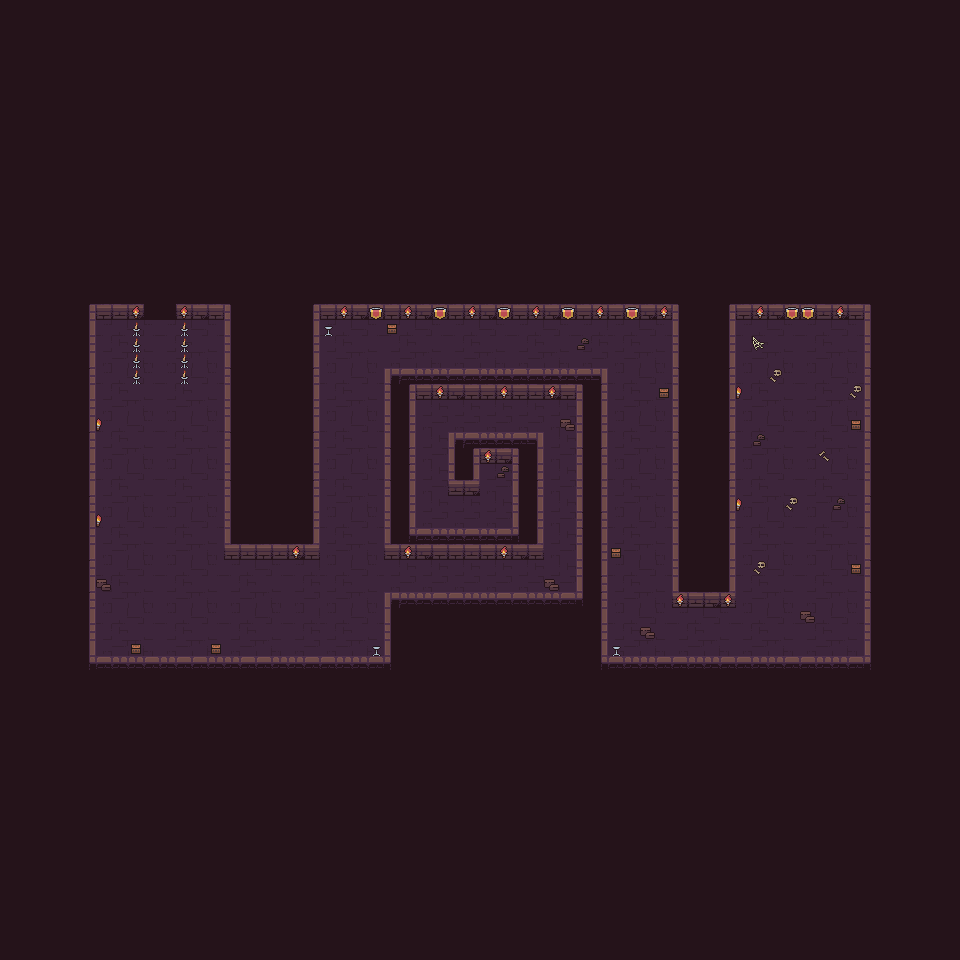

Below is a game level as drawn by its tile map, then a one-line description and the .tmx that defines it (tile-layer data replaced by summaries):
An orthogonal 60x60 tile map with 16x16 px tiles, 3 tile layers (floor, walls, roomElements), 4 tilesets and 9 objects.

<map version="1.10" tiledversion="1.10.2" orientation="orthogonal" renderorder="right-down" width="60" height="60" tilewidth="16" tileheight="16" infinite="0" nextlayerid="13" nextobjectid="12">
 <properties>
  <property name="timerStartTime" type="float" value="60" />
 </properties>
 <tileset firstgid="1" source="tilesets/Dungeon_Tileset.tsx" />
 <tileset firstgid="101" source="tilesets/gold_key_rotate_10.tsx" />
 <tileset firstgid="111" source="tilesets/left_arched_door_tileset.tsx" />
 <tileset firstgid="113" source="tilesets/right_arched_door_tileset.tsx" />
 <objectgroup id="12" name="playerStartPoint">
  <object id="11" x="495.565" y="504.393">
   <point />
  </object>
 </objectgroup>
 <group id="2" name="floorLayers">
  <layer id="1" name="floor" width="60" height="60">
   <data>[3600 cells, 3600 non-empty, 13 distinct tile ids]</data>
  </layer>
 </group>
 <group id="3" name="collisionLayers">
  <layer id="7" name="walls" width="60" height="60">
   <data>[3600 cells, 326 non-empty, 20 distinct tile ids]</data>
  </layer>
  <layer id="11" name="roomElements" width="60" height="60">
   <data>[3600 cells, 63 non-empty, 11 distinct tile ids]</data>
  </layer>
 </group>
 <group id="4" name="pickupObjectLayers">
  <objectgroup id="8" name="pickupObjects">
   <object id="1" gid="101" x="816" y="368" width="16" height="16">
    <properties>
     <property name="isLevelKey" type="bool" value="true" />
    </properties>
   </object>
  </objectgroup>
 </group>
 <group id="5" name="pushObjectLayers">
  <objectgroup id="9" name="pushObjects">
   <object id="2" gid="83" x="704" y="624" width="16" height="16" />
   <object id="3" gid="83" x="704" y="640" width="16" height="16" />
   <object id="4" gid="83" x="704" y="656" width="16" height="16" />
   <object id="7" gid="83" x="512" y="432" width="16" height="16" />
   <object id="8" gid="83" x="512" y="416" width="16" height="16" />
  </objectgroup>
 </group>
 <group id="6" name="doorLayers">
  <objectgroup id="10" name="mainDoors">
   <object id="9" gid="111" x="144" y="320" width="16" height="16">
    <properties>
     <property name="isLevelCompleteDoor" type="bool" value="true" />
    </properties>
   </object>
   <object id="10" gid="113" x="160" y="320" width="16" height="16" />
  </objectgroup>
 </group>
</map>
